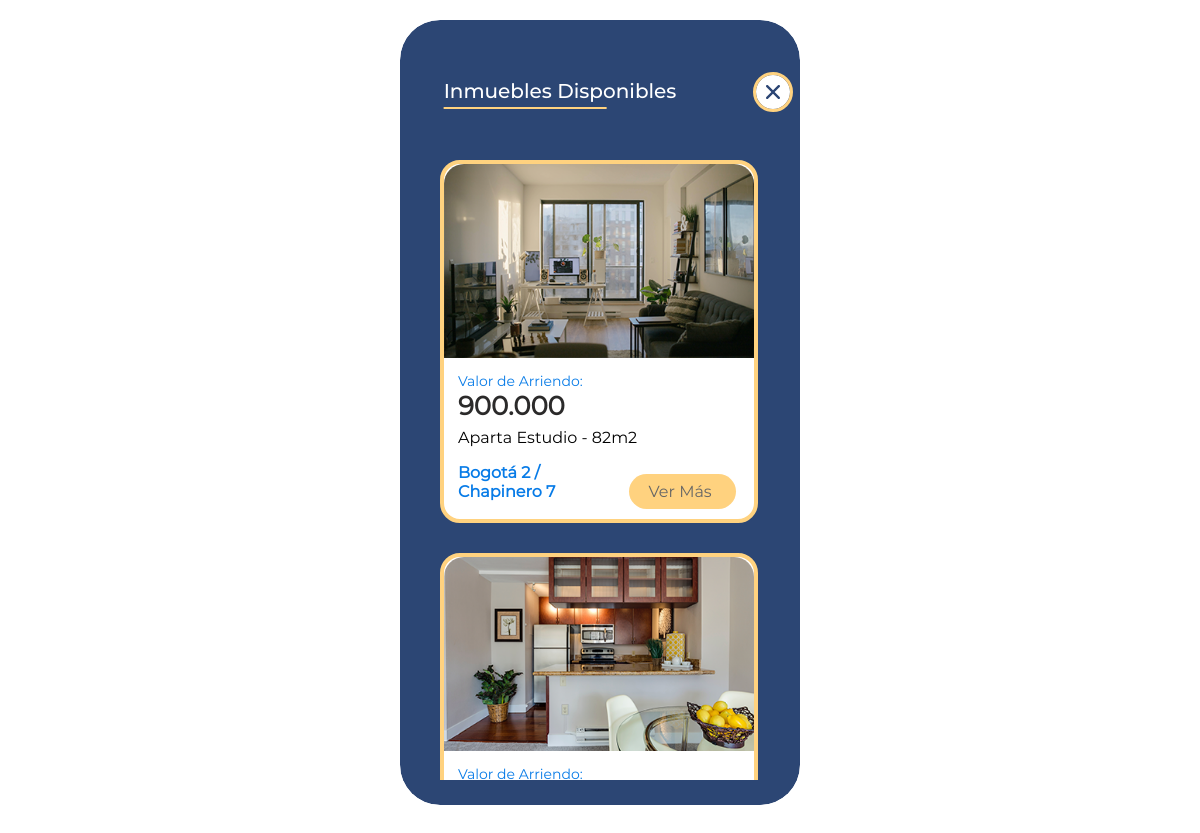
The page /Views/html/interfaces/Cliente/UserDashboard.php on the database its author committed.
### tables this page shows
CREATE TABLE `inmuebles` (
  `id` int(11) NOT NULL,
  `tipo` varchar(50) DEFAULT NULL,
  `categoria` varchar(50) DEFAULT NULL,
  `precio` bigint(20) DEFAULT NULL,
  `tamano` int(5) DEFAULT NULL,
  `ciudad` varchar(40) DEFAULT NULL,
  `barrio` varchar(40) DEFAULT NULL,
  `foto` varchar(200) DEFAULT NULL
);

### Controllers/mostrarInmuebleDisponibles.php (the view, shortened to what this page needs)
<?php
function mostrarInmueblesDisponiblesCliente() {
    $objConexionBd = new ConexionBd();
    $conexion = $objConexionBd->getConexion();
    $sql = "SELECT * FROM inmuebles";
    $result = $conexion->prepare($sql);
    $result->execute();
    while ($row = $result->fetch(PDO::FETCH_ASSOC)) {
        $tipo = htmlspecialchars($row['tipo']);
        $precio = number_format($row['precio'], 0, ',', '.');
        $ciudad = htmlspecialchars($row['ciudad']);
        $tamaño = number_format($row['tamano']);
        $barrio = htmlspecialchars($row['barrio']);
        $foto = htmlspecialchars($row['foto']);
        echo '
            <div class="card-inmueble">
                <img src="../../../../Uploads/' . $foto . '" alt="">
                <div class="info-card">
                    <h4>Valor de Arriendo:</h4>
                    <h2>' . $precio . '</h2>
                    <p>' . $tipo . ' - '.$tamaño.'m2</p>
                    <p class="direccion">' . $ciudad . ' / ' . $barrio . '</p>
                    <a href="UserShowInmueble.php?id=' . $row['id'] . '">Ver Más</a>
                </div>
            </div>
        ';
    }
}
?>

### Views/html/css/master.css (style rules this page uses)
html { font-size: 16px; font-family: Montserrat-Regular; font-weight: 400; -webkit-font-smoothing: antialiased; }
.card-inmueble { border: 4px solid #FFD27F; border-radius: 20px; background: #fff; margin-bottom: 30px; max-width: 310px; transition: .4s; }
.card-inmueble img { max-width: 100%; border-radius: 20px 20px 0 0; }
.card-inmueble .info-card { padding: 10px 14px 10px; }
.card-inmueble .info-card h4 { color: #077be7; margin: 0; font-size: 14px; font-weight: 300; }
.card-inmueble .info-card h2 { color: #2b2a2a; margin: 0; font-size: 26px; font-weight: 700; }
.card-inmueble .info-card p { padding: 0px; margin: 6px 0; }
.card-inmueble .info-card p.direccion { display: inline-block; width: 59%; margin-top: 10px; color: #077be7; font-weight: 600; }
.card-inmueble .info-card a { display: inline-block; width: 24%; text-decoration: none; background: #FFD27F; padding: 8px 20px; border-radius: 20px; color: #666666; transition: .4s; }

### rows shown on the page
inmuebles: foto (picture), precio "900.000", tipo "Aparta Estudio", tamano "82", ciudad "Bogotá 2", barrio "Chapinero 7"
inmuebles: foto (picture)
